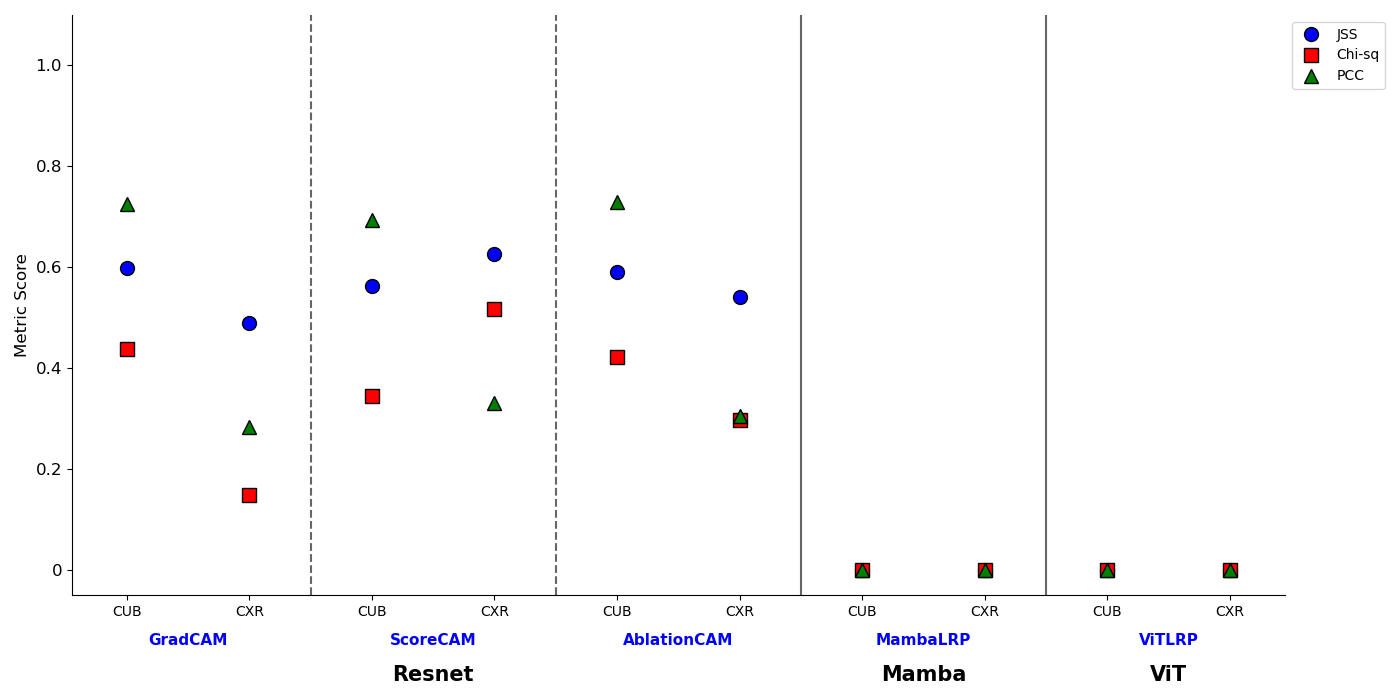

Write Python code to recreate this figure.
import matplotlib.pyplot as plt
import numpy as np
from matplotlib.lines import Line2D

# 1. Data from the table
# (Model, Method, Dataset): [JSS, err, Chi-sq, err, PCC, err]
data = {
    ('ResNet', 'GradCAM'    , 'CUB'): [0.5978, 0.0000, 0.4372, 0.0000, 0.7250, 0.0000],
    ('ResNet', 'GradCAM'    , 'CXR'): [0.4897, 0.0780, 0.1474, 0.2490, 0.2834, 0.2289],
    ('ResNet', 'ScoreCAM'   , 'CUB'): [0.5625, 0.0000, 0.3451, 0.0000, 0.6941, 0.0000],
    ('ResNet', 'ScoreCAM'   , 'CXR'): [0.6263, 0.0480, 0.5162, 0.1200, 0.3305, 0.2020],
    ('ResNet', 'AblationCAM', 'CUB'): [0.5911, 0.0000, 0.4226, 0.0000, 0.7290, 0.0000],
    ('ResNet', 'AblationCAM', 'CXR'): [0.5408, 0.0650, 0.2975, 0.1840, 0.3051, 0.2330],
    ('Mamba' , 'MambaLRP'   , 'CUB'): [0.0000, 0.0000, 0.0000, 0.0000, 0.0000, 0.0000],
    ('Mamba' , 'MambaLRP'   , 'CXR'): [0.0000, 0.0000, 0.0000, 0.0000, 0.0000, 0.0000],
    ('ViT'   , 'ViTLRP'     , 'CUB'): [0.0000, 0.0000, 0.0000, 0.0000, 0.0000, 0.0000],
    ('ViT'   , 'ViTLRP'     , 'CXR'): [0.0000, 0.0000, 0.0000, 0.0000, 0.0000, 0.0000],
}

# Sequence of 10 columns 
# (Model, Method, Dataset)
sequence = [
    ('ResNet', 'GradCAM'    , 'CUB'), 
    ('ResNet', 'GradCAM'    , 'CXR'),
    ('ResNet', 'ScoreCAM'   , 'CUB'), 
    ('ResNet', 'ScoreCAM'   , 'CXR'),
    ('ResNet', 'AblationCAM', 'CUB'), 
    ('ResNet', 'AblationCAM', 'CXR'),
    ('Mamba' , 'MambaLRP'   , 'CUB'), 
    ('Mamba' , 'MambaLRP'   , 'CXR'),
    ('ViT'   , 'ViTLRP'     , 'CUB'), 
    ('ViT'   , 'ViTLRP'     , 'CXR')
]

# 2. Plot setup
fig, ax = plt.subplots(figsize=(14, 7))

# Colors and markers matching the sketch legend
metrics_info = [
    {'name': 'JSS'   , 'marker': 'o', 'color': 'blue'},
    {'name': 'Chi-sq', 'marker': 's', 'color': 'red'},
    {'name': 'PCC'   , 'marker': '^', 'color': 'green'}
]

x_indices = np.arange(len(sequence))

# 3. Plotting only the metric symbols
for i, key in enumerate(sequence):
    vals = data[key]
    for j, m_info in enumerate(metrics_info):
        mean = vals[j*2]
        ax.plot(i, mean, marker=m_info['marker'], color=m_info['color'], 
                markersize=10, markeredgecolor='black', markeredgewidth=1, linestyle='None')

# 4. Styling the Y-axis
ax.set_ylim(-0.05, 1.1)
ax.set_ylabel('Metric Score', fontsize=12)

# Set multiple red ticks on the y-axis
y_ticks = [0, 0.2, 0.4, 0.6, 0.8, 1.0]
ax.set_yticks(y_ticks)
ax.set_yticklabels([str(t) for t in y_ticks], fontsize=12, color='black')

ax.spines['top'].set_visible(False)
ax.spines['right'].set_visible(False)

# 5. Adding Hierarchical Labels
# Level 1: Dataset labels (CUB, CXR)
ax.set_xticks(x_indices)
ax.set_xticklabels([k[2] for k in sequence], fontsize=10, color='black')

# Level 2: Method labels
method_centers = [0.5, 2.5, 4.5, 6.5, 8.5]
method_names = ['GradCAM', 'ScoreCAM', 'AblationCAM', 'MambaLRP', 'ViTLRP']
for pos, name in zip(method_centers, method_names):
    ax.text(pos, -0.15, name, ha='center', fontsize=11, color='blue', fontweight='bold')

# Level 3: Model labels (Bottom row)
model_centers = [2.5, 6.5, 8.5]
model_names = ['Resnet', 'Mamba', 'ViT']
for pos, name in zip(model_centers, model_names):
    ax.text(pos, -0.22, name, ha='center', fontsize=15, color='black', fontweight='bold')

# 6. Vertical Separators
ax.axvline(5.5, color='black', linewidth=1.5, alpha=0.6) # Divider between Resnet and Mamba
ax.axvline(7.5, color='black', linewidth=1.5, alpha=0.6) # Divider between Mamba and ViT
for v in [1.5, 3.5]: # Dashed dividers between methods in Resnet
    ax.axvline(v, color='black', linestyle='--', linewidth=1.5, alpha=0.6)

# 7. Legend
legend_elements = [Line2D([0], [0], marker=m['marker'], color='w', label=m['name'],
                          markerfacecolor=m['color'], markersize=10, markeredgecolor='black')
                   for m in metrics_info]
ax.legend(handles=legend_elements, loc='upper left', bbox_to_anchor=(1, 1), frameon=True)

plt.tight_layout()
plt.subplots_adjust(bottom=0.15)
plt.savefig('metrics_plot.png')
plt.show()
